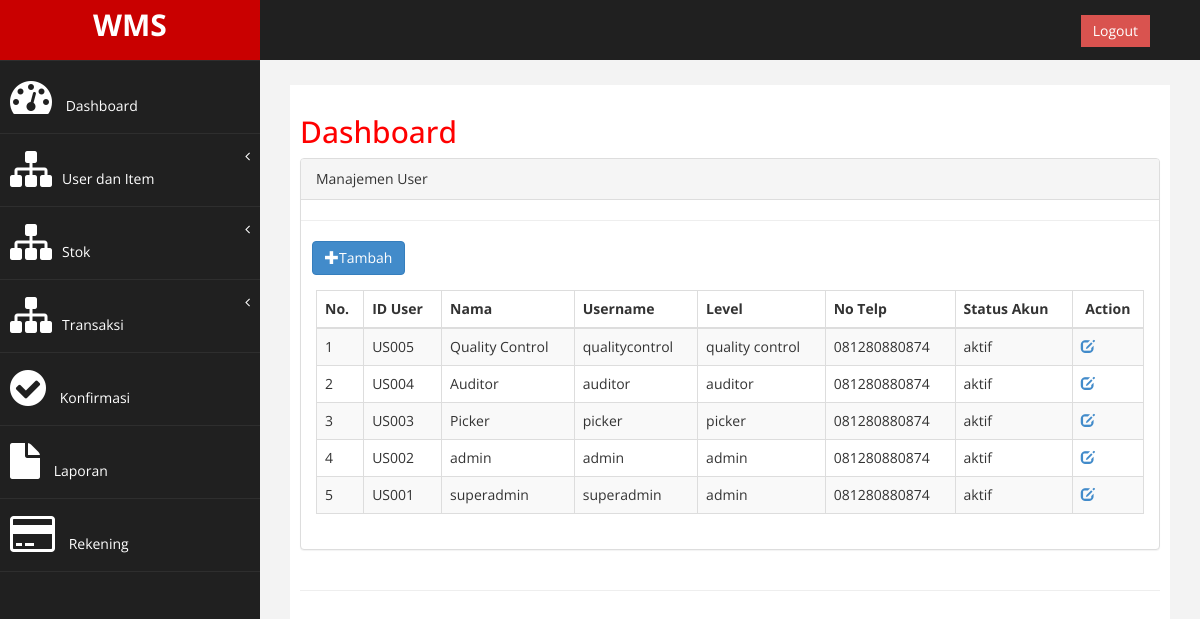
/admin/admin.php?halaman=manajemen_user (signed in), run on the app's committed database.
### tables this page shows
CREATE TABLE `master_user` (
  `id_user` varchar(50) NOT NULL,
  `username` varchar(50) NOT NULL,
  `password` varchar(255) NOT NULL,
  `name` varchar(50) NOT NULL,
  `level` varchar(50) NOT NULL,
  `no_telp` varchar(100) NOT NULL,
  `id_create` varchar(50) NOT NULL,
  `timestamp` datetime NOT NULL,
  `stat` varchar(50) NOT NULL,
  PRIMARY KEY (`id_user`,`username`) USING BTREE,
  KEY `id_user` (`id_user`),
  KEY `username` (`username`)
);

### admin/modul/mod_user/info_user.php (the view, shortened to what this page needs)
<?php
include '../../../config/koneksi.php';
$query = mysqli_query($conn, "SELECT * FROM master_user ORDER BY timestamp DESC") or die(mysqli_error($conn));
?>
<div class="row">
    <div class="col-md-12">
        <div class="panel panel-default">
            <div class="panel-heading">
                Manajemen User
            </div>
            <hr>
            &nbsp;&nbsp;&nbsp;<button type="button" class="btn btn-primary" data-toggle="modal" data-target="#myModal"><span class="glyphicon glyphicon-plus"></span>Tambah</button>
            <br>
            <div class="panel-body">
                <div class="table-responsive">
                    <table class="table table-striped table-bordered table-hover">
                        <thead>
                            <tr>
                                <th>No.</th>
                                <th>ID User</th>
                                <th>Nama</th>
                                <th>Username</th>
                                <th>Level</th>
                                <th>No Telp</th>
                                <th>Status Akun</th>
                                <th colspan="2">
                                    <center>Action</center>
                                </th>
                            </tr>
                        </thead>
                        <tbody>
                            <?php
                            if (mysqli_num_rows($query) == 0) {
                                echo '<tr><td colspan="4" align="center">Tidak ada data!</td></tr>';
                            } else {
                                $no = 1;
                                while ($data = mysqli_fetch_array($query)) {
                                    echo '<tr>';
                                    echo '<td>' . $no . '</td>';
                                    echo '<td>' . $data['id_user'] . '</td>';
                                    echo '<td>' . $data['name'] . '</td>';
                                    echo '<td>' . $data['username'] . '</td>';
                                    echo '<td>' . $data['level'] . '</td>';
                                    echo '<td>' . $data['no_telp'] . '</td>';
                                    echo '<td>' . $data['stat'] . '</td>';
                                    echo '<td><a href=admin.php?halaman=edit_user&&id_user=' . $data['id_user'] . '><span class="glyphicon glyphicon-edit"></a></td>'; ?>
                            <?php
                                    echo '</tr>';
                                    $no++;
                                }
                            }
                            ?>
                        </tbody>
                    </table>
                </div>
            </div>
        </div>
    </div>
</div>

### admin/assets/css/custom.css (style rules this page uses)
body { font-family: "Open Sans", sans-serif; }

### data on the page
master_user: id_user "US005", name "Quality Control", username "qualitycontrol", level "quality control", no_telp "081280880874", stat "aktif"
master_user: id_user "US004", name "Auditor", username "auditor", level "auditor", no_telp "081280880874", stat "aktif"
master_user: id_user "US003", name "Picker", username "picker", level "picker", no_telp "081280880874", stat "aktif"
master_user: id_user "US002", name "admin", username "admin", level "admin", no_telp "081280880874", stat "aktif"
master_user: id_user "US001", name "superadmin", username "superadmin", level "admin", no_telp "081280880874", stat "aktif"
